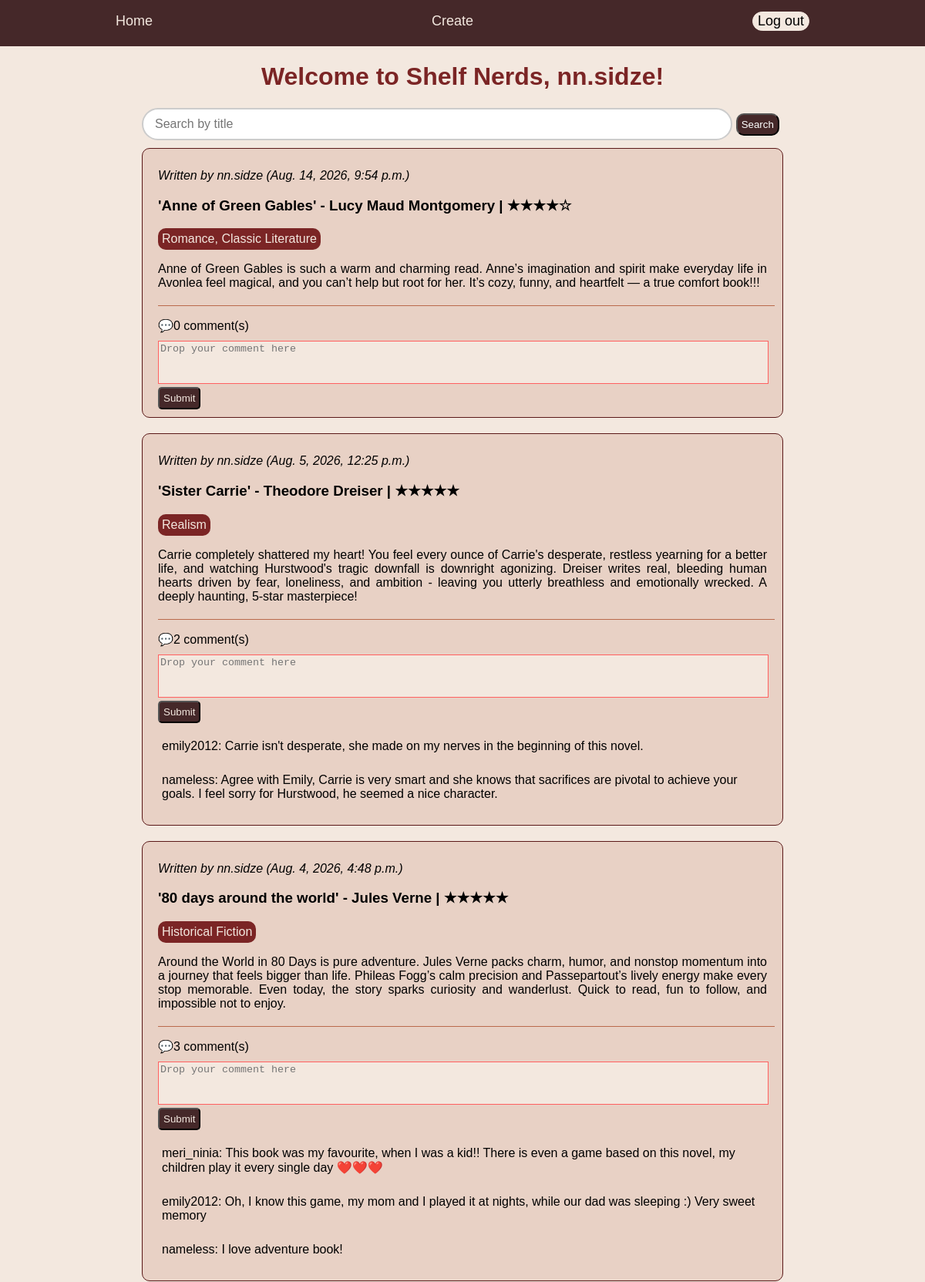
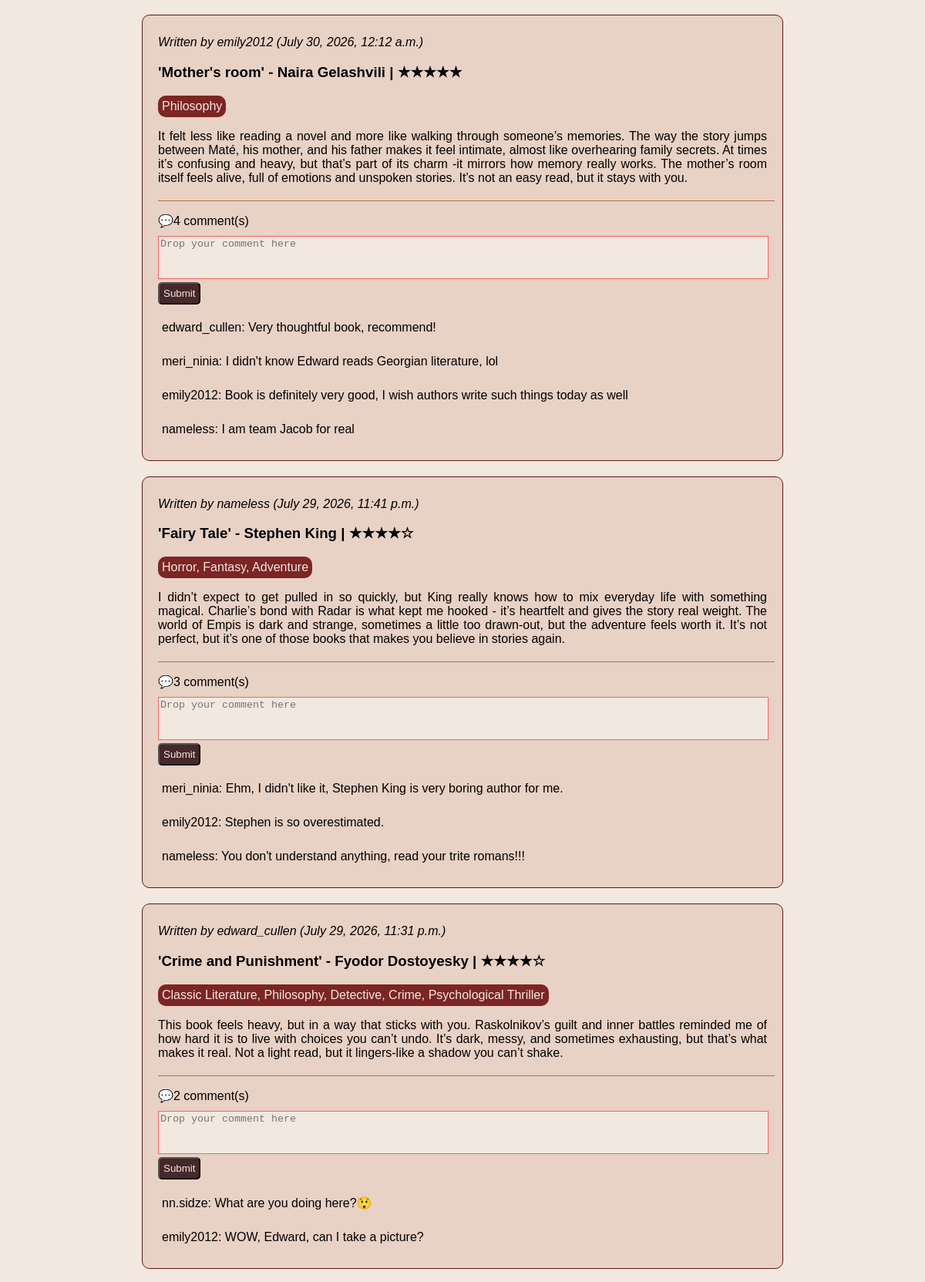
The page / (signed in, upper part) on the database its author committed (2 pictures, top to bottom).
### users/models.py (models this page shows)
class User(AbstractUser):
    pass

### books/models.py (models this page shows, shortened)
class Review(models.Model):
    user = models.ForeignKey(User, on_delete = models.CASCADE)
    book = models.ForeignKey(Book, on_delete = models.CASCADE)
    rating = models.IntegerField(
        default = 5,
        validators=[MinValueValidator(1), MaxValueValidator(5)]
    )
    def stars(self):
            return "★" * self.rating + "☆" * (5 - self.rating)
    content = models.TextField()
    created_at = models.DateTimeField(auto_now_add=True)
    class Meta:
        constraints =[
            models.UniqueConstraint(fields=['user', 'book'], name='unique_review_per_user_per_book')
        ]

class Book(models.Model):
    author = models.ForeignKey(Author, on_delete = models.CASCADE)
    title = models.CharField(max_length=200)
    genre = models.ManyToManyField(Genre)

class Author(models.Model):
    name = models.CharField(max_length=30)
    surname = models.CharField(max_length=30)
    def __str__(self):
        return f"{self.name} {self.surname}"

class Genre(models.Model):
    genre_name = models.CharField(max_length=30, unique = True)

class Comment(models.Model):
    user = models.ForeignKey(User, on_delete = models.CASCADE)
    review_post = models.ForeignKey(Review, related_name = "comments", on_delete = models.CASCADE)
    comment = models.TextField()

### mysite/views.py (the view)
# urls.py: path('', home_page, name = "home"),
@login_required
def home_page(request):
    query = request.GET.get('q')
    posts = models.Review.objects.all().order_by('-created_at')
    if query:
        posts = posts.filter(book__title__icontains = query).distinct()
    return render(
        request,
        "home.html",
        {
            "reviews": posts,
            "query": query,
        }
    )

### templates/home.html (shortened to what this page needs)
{% load static %}
<!DOCTYPE html>
<html lang="en">
<head>
    <link rel="stylesheet" href="{% static 'css/style.css' %}">
</head>
<body>
    <div class = "main-container sticky-header">
            <div class = "menu-items">
                <a class="menu-item" href="{% url 'home' %}">Home</a>
                <a class="menu-item" href="{% url 'create'%}">Create</a>
                    {%if request.user.is_authenticated%}
                    <form method = "POST" action="{%url 'logout'%}">
                        <button class = "logout menu-item">Log out</button>
                    </form>
                    {%else%}
                        <a href="{%url 'login'%}" class= "menu-item">Log in</a>
                    {%endif%}
            </div>
    </div>
    <div class = "greeting">
        <h1>Welcome to Shelf Nerds, {{request.user}}!</h1>
    </div>
    <div class = "posts-container">
        <div class="search-form">
            <form method="GET" class="search-box">
                <input class="search-placeholder" type="text" name = "q" placeholder="Search by title " value = "{{query|default:'' }}">
                <button type="submit" class="search-button">Search</button>
            </form>
        </div>
            {% for review in reviews%}
            <div class = "post-style">
                <p><i>Written by {{review.user.username}} ({{review.created_at}})</i></p>
                <a href="{% url 'details' review_id=review.id %}">
                    <h3>'{{review.book.title}}' - {{review.book.author}} | {{review.stars}}</h3>
                </a>
                    <div class = "genres">
                            <div class ="genre">
                                {% for genre in review.book.genre.all %}
                                {{ genre.genre_name }}{% if not forloop.last %}, {% endif %}
                            {% endfor %}
                            </div>
                    </div>
                <p class = "review-content">{{review.content}}</p>
                <span class="comments-count">💬{{review.comments.all|length}} comment(s)</span>
                {%if request.user.is_authenticated%}
                    <form action="{% url 'post_comment' review_id=review.id %}" method="POST">
                        <textarea name="comment" placeholder="Drop your comment here" class="post-comment-create"></textarea>
                        <button type="submit" class ="create-button">Submit</button>
                    </form>
                {%endif%}
                <div class="comment-section">
                        {%for comment in review.comments.all%}
                        <div class="comment-details">
                            <p class="comment-items">
                            {{comment.user.username}}:
                            {{comment.comment}}
                            </p>
                        </div>
                    {%endfor%}
                </div>
            </div>
            {%endfor%}
    </div>
</body>
</head>
</html>

### static/css/style.css (style rules this page uses)
body { font-family:'Gill Sans', 'Gill Sans MT', Calibri, 'Trebuchet MS', sans-serif; background-color: rgb(243, 232, 223); margin: 0; padding:0; }
a { color:black; text-decoration: none; }
.main-container { position: sticky; top:0; z-index: 1000; margin:auto; background-color: rgb(69, 40, 41); }
.menu-items { padding: 15px 150px 20px 150px; display: flex; align-items: center; justify-content: space-between; }
.menu-item { font-size:18px; color: rgb(243, 232, 223); }
.logout { background-color:rgb(243, 232, 223); border: 1px solid rgb(243, 232, 223); border-radius: 15px; color:black; }
.greeting { color:rgb(123, 37, 37); justify-content:center; display:flex; }
.posts-container { width:auto; height:fit-content; display:grid; justify-content: center; }
.search-placeholder { width:85%; padding: 10px 40px 10px 15px; border: 2px solid #ccc; border-radius: 25px; font-size: 16px; }
.search-button { background-color: rgb(69, 40, 41); color: white; padding: 5px; border-radius: 10px; }
.post-style { background-color:rgb(232, 209, 197); width:800px; height:fit-content; justify-content:left; padding: 10px 10px 10px 20px ; border-radius: 10px; border: 1px solid rgb(90, 24, 24); margin: 10px 0 10px 0; }
.genre { border: 10px; width:fit-content; height:auto; background-color:rgb(123, 37, 37) ; border-radius: 10px; color:rgb(243, 232, 223); padding:5px; }
.review-content { padding: 0 10px 20px 0; text-align: justify; border-bottom: 1px solid rgb(186, 106, 76); }
.comment-items { border-radius: 2px; border-radius:5px; padding:5px; }
.create-button { background-color: rgb(69, 40, 41); color:rgb(243, 232, 223); padding: 5px; border-radius:5px; }
.post-comment-create { margin-top:10px; width:786px; height:50px; resize:none; overflow:auto; border:1px solid rgb(255, 96, 96); background-color:rgb(243, 232, 223); }

### rows shown on the page
User: user "nn.sidze"
Review: user.username "nn.sidze", created_at "Aug. 14, 2026, 9:54 p.m.", book "Anne of Green Gables", book.author "Lucy Maud Montgomery", stars "★★★★☆", content "Anne of Green Gables is such a warm and charming read. Anne’s imagination and spirit make everyday life in Avonlea feel magical, and you can’t help but root for her. It’s cozy, funny, and heartfelt — a true comfort book!!!", comments.all|length "0"
Genre: genre_name "Romance"
Genre: genre_name "Classic Literature"
Review: user.username "nn.sidze", created_at "Aug. 5, 2026, 12:25 p.m.", book "Sister Carrie", book.author "Theodore Dreiser", stars "★★★★★", content "Carrie completely shattered my heart! You feel every ounce of Carrie's desperate, restless yearning for a better life, and watching Hurstwood's tragic downfall is downright agonizing. Dreiser writes real, bleeding human hearts driven by fear, loneliness, and ambition - leaving you utterly breathless and emotionally wrecked. A deeply haunting, 5-star masterpiece!", comments.all|length "2"
Genre: genre_name "Realism"
Comment: user.username "emily2012", comment "Carrie isn't desperate, she made on my nerves in the beginning of this novel."
Comment: user.username "nameless", comment "Agree with Emily, Carrie is very smart and she knows that sacrifices are pivotal to achieve your goals. I feel sorry for Hurstwood, he seemed a nice character."
Review: user.username "nn.sidze", created_at "Aug. 4, 2026, 4:48 p.m.", book "80 days around the world", book.author "Jules Verne", stars "★★★★★", content "Around the World in 80 Days is pure adventure. Jules Verne packs charm, humor, and nonstop momentum into a journey that feels bigger than life. Phileas Fogg’s calm precision and Passepartout’s lively energy make every stop memorable. Even today, the story sparks curiosity and wanderlust. Quick to read, fun to follow, and impossible not to enjoy.", comments.all|length "3"
Genre: genre_name "Historical Fiction"
Comment: user.username "meri_ninia", comment "This book was my favourite, when I was a kid!! There is even a game based on this novel, my children play it every single day ❤️❤️❤️"
Comment: user.username "emily2012", comment "Oh, I know this game, my mom and I played it at nights, while our dad was sleeping :) Very sweet memory"
Comment: user.username "nameless", comment "I love adventure book!"
Review: user.username "emily2012", created_at "July 30, 2026, 12:12 a.m.", book "Mother's room", book.author "Naira Gelashvili", stars "★★★★★", content "It felt less like reading a novel and more like walking through someone’s memories. The way the story jumps between Maté, his mother, and his father makes it feel intimate, almost like overhearing family secrets. At times it’s confusing and heavy, but that’s part of its charm -it mirrors how memory really works. The mother’s room itself feels alive, full of emotions and unspoken stories. It’s not an easy read, but it stays with you.", comments.all|length "4"
Genre: genre_name "Philosophy"
Comment: user.username "edward_cullen", comment "Very thoughtful book, recommend!"
Comment: user.username "meri_ninia", comment "I didn't know Edward reads Georgian literature, lol"
Comment: user.username "emily2012", comment "Book is definitely very good, I wish authors write such things today as well"
Comment: user.username "nameless", comment "I am team Jacob for real"
Review: user.username "nameless", created_at "July 29, 2026, 11:41 p.m.", book "Fairy Tale", book.author "Stephen King", stars "★★★★☆", content "I didn’t expect to get pulled in so quickly, but King really knows how to mix everyday life with something magical. Charlie’s bond with Radar is what kept me hooked - it’s heartfelt and gives the story real weight. The world of Empis is dark and strange, sometimes a little too drawn‑out, but the adventure feels worth it. It’s not perfect, but it’s one of those books that makes you believe in stories again.", comments.all|length "3"
Genre: genre_name "Horror"
Genre: genre_name "Fantasy"
Genre: genre_name "Adventure"
Comment: user.username "meri_ninia", comment "Ehm, I didn't like it, Stephen King is very boring author for me."
Comment: user.username "emily2012", comment "Stephen is so overestimated."
Comment: user.username "nameless", comment "You don't understand anything, read your trite romans!!!"
Review: user.username "edward_cullen", created_at "July 29, 2026, 11:31 p.m.", book "Crime and Punishment", book.author "Fyodor Dostoyesky", stars "★★★★☆", content "This book feels heavy, but in a way that sticks with you. Raskolnikov’s guilt and inner battles reminded me of how hard it is to live with choices you can’t undo. It’s dark, messy, and sometimes exhausting, but that’s what makes it real. Not a light read, but it lingers-like a shadow you can’t shake.", comments.all|length "2"
Genre: genre_name "Detective"
Genre: genre_name "Crime"
Genre: genre_name "Psychological Thriller"
Comment: user.username "nn.sidze", comment "What are you doing here?😲"
Comment: user.username "emily2012", comment "WOW, Edward, can I take a picture?"
